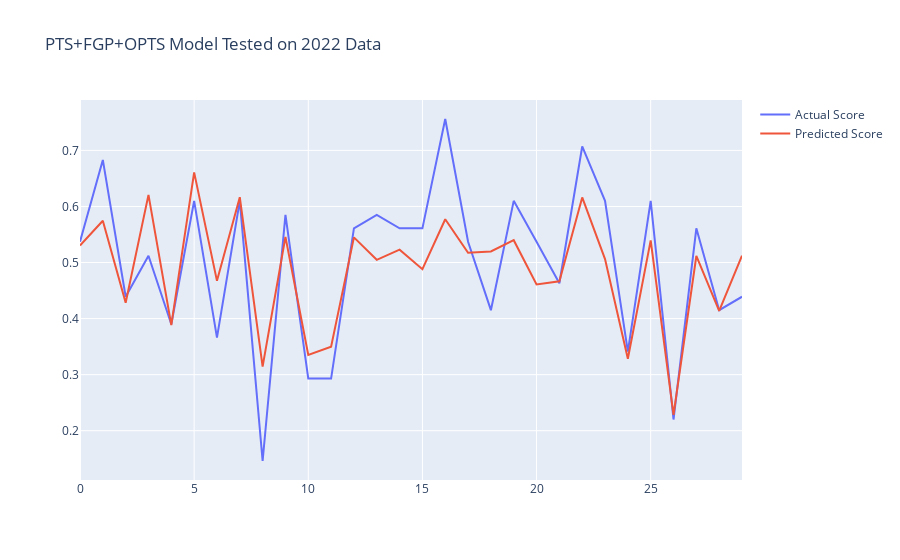

The notebook cell saved with this chart:
### Code cell
fig = make_subplots(rows = 1, cols = 1)
fig.add_trace(go.Scatter(x = [i for i in range(len(data22["W/L%"]))], y = data22["W/L%"], name = "Actual Score"))
fig.add_trace(go.Scatter(x = [i for i in range(len(data22["W/L%"]))], y = y, name = "Predicted Score"))

fig.update_layout(title = "PTS+FGP+OPTS Model Tested on 2022 Data")

### Figure 1 — Plotly figure (JSON) as saved in the notebook; plotly's stock layout.template omitted (floating-point values rounded to 4 significant figures)
{"data": [{"name": "Actual Score", "type": "scatter", "x": [0, 1, 2, 3, 4, 5, 6, 7, 8, 9, 10, 11, 12, 13, 14, 15, 16, 17, 18, 19, 20, 21, 22, 23, 24, 25, 26, 27, 28, 29], "y": [0.537, 0.683, 0.439, 0.512, 0.39, 0.61, 0.366, 0.61, 0.146, 0.585, 0.293, 0.293, 0.561, 0.585, 0.561, 0.561, 0.756, 0.537, 0.415, 0.61, 0.537, 0.463, 0.707, 0.61, 0.341, 0.61, 0.22, 0.561, 0.415, 0.439]}, {"name": "Predicted Score", "type": "scatter", "x": [0, 1, 2, 3, 4, 5, 6, 7, 8, 9, 10, 11, 12, 13, 14, 15, 16, 17, 18, 19, 20, 21, 22, 23, 24, 25, 26, 27, 28, 29], "y": [0.5304, 0.5745, 0.4283, 0.6207, 0.3885, 0.6608, 0.4673, 0.6166, 0.3143, 0.5457, 0.3353, 0.3497, 0.5449, 0.5049, 0.5229, 0.4881, 0.5771, 0.5173, 0.5197, 0.5398, 0.4609, 0.4667, 0.6161, 0.5062, 0.3284, 0.5395, 0.2283, 0.5117, 0.4138, 0.5121]}], "layout": {"title": {"text": "PTS+FGP+OPTS Model Tested on 2022 Data"}, "xaxis": {"anchor": "y", "domain": [0, 1]}, "yaxis": {"anchor": "x", "domain": [0, 1]}}}
